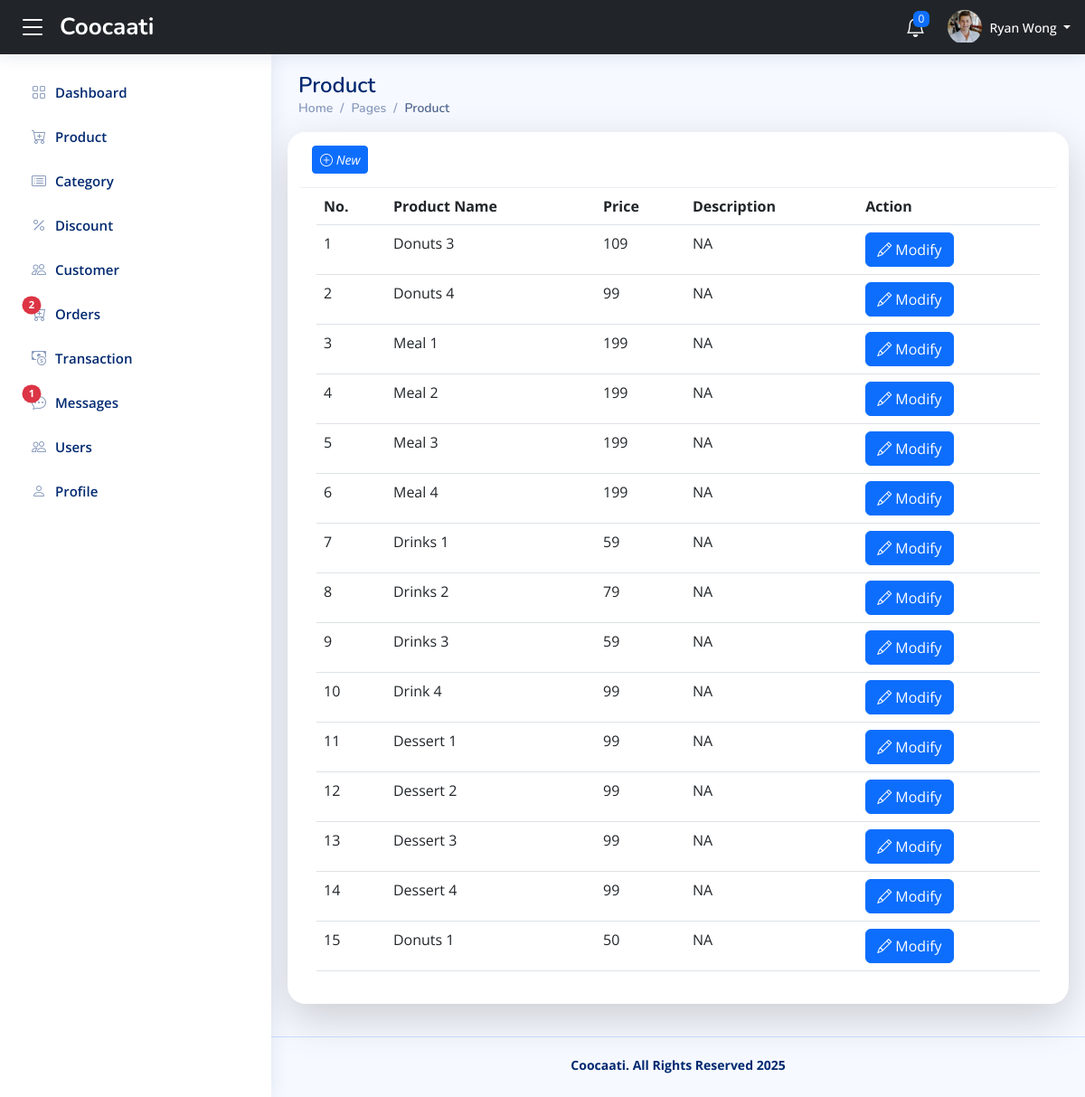
The app's page /admin/index.php?page=product (signed in) with its own data.
### tables this page shows
CREATE TABLE `user` (
  `user_id` int(11) NOT NULL,
  `fname` varchar(50) NOT NULL DEFAULT '0',
  `lname` varchar(50) NOT NULL DEFAULT '0',
  `uname` varchar(50) NOT NULL DEFAULT '0',
  `password` varchar(50) NOT NULL DEFAULT '0',
  `type` varchar(50) NOT NULL DEFAULT '0',
  `avatar` varchar(50) NOT NULL DEFAULT '0',
  `job` varchar(50) NOT NULL DEFAULT '0',
  `special_code` varchar(50) NOT NULL DEFAULT '0'
);

CREATE TABLE `product` (
  `prod_id` int(11) NOT NULL,
  `prod_name` varchar(50) NOT NULL DEFAULT '0',
  `prod_price` varchar(50) NOT NULL DEFAULT '0',
  `avatar` varchar(50) NOT NULL DEFAULT '0',
  `prod_desc` longtext NOT NULL DEFAULT '0',
  `cat_id` varchar(50) NOT NULL DEFAULT '0',
  `status` int(11) NOT NULL DEFAULT 0
);

### admin/index.php (called while the page is built, shortened)
<?php
include('assets/header.php');
include('assets/sidebar.php');
$page = isset($_GET['page']) ? $_GET['page'] : 'assets/index_body';
include $page.'.php';
include('assets/footer.php');
 ?>

### admin/include/database.php (called while the page is built, shortened)
<?php
 class database{
var $sql_string = '';
	private $conn;
	public function open_connection() {
		$this->conn = mysqli_connect(server,user,pass);
		if(!$this->conn){
			echo "Problem in database connection! Contact administrator!";
			exit();
		}else{
			$db_select = mysqli_select_db($this->conn, database_name);
		}
	}
	function setQuery($sql='') {
		$this->sql_string=$sql;
	}
	function executeQuery() {
		$result = mysqli_query($this->conn,$this->sql_string);
		return $result;
	}
	private function confirm_query($result) {
		return $result;
	}
	public function num_rows($result_set) {
		return mysqli_num_rows($result_set);
	}
	function loadSingleResult() {
		$cur = $this->executeQuery();
		while ($row = mysqli_fetch_object($cur)) {
			$data = $row;
		}
		return $data;
	}
}
$mydb = new database();
?>

### admin/include/member.php (called while the page is built, shortened)
<?php
require_once("database.php");
class user{
	function getUserData($user_id){
		global $mydb;
		if(!empty($user_id)){
			$mydb->setQuery("select * from user where user_id = {$user_id}");
			$cur = $mydb->executeQuery();
			$numrows = $mydb->num_rows($cur);
			if($numrows > 0){
				$found = $mydb->loadSingleResult();
				return $data = array(
					'account_name'=>$found->fname.' '.$found->lname,
					'job'=>$found->job,
					'type'=>$found->type,
					'avatar'=>$found->avatar,
					'fname'=>$found->fname,
					'lname'=>$found->lname,
					'monkey_name'=>$found->special_code
				);
			}
		}
		return false;
	}
}
 ?>

### admin/include/dashboard.php (called while the page is built, shortened)
<?php
require_once('database.php');
class dash{
    function getCountNotificationsToday(){
        global $mydb;
        $mydb->setQuery("select count(user_mID) as 'count' from user_message where date(date_message) = date(now()) and status = 0 limit 10");
        $cur = $mydb->executeQuery();
        $numrows = $mydb->num_rows($cur);
        if($numrows > 0){
            $found = $mydb->loadSingleResult();
            return $found->count;
        }
        return false;
    }
}
?>

### admin/product.php (the view, shortened to what this page needs)
<main id="main" class="main">
    <div class="pagetitle">
      <h1 >Product</h1>
      <nav>
        <ol class="breadcrumb">
          <li class="breadcrumb-item"><a href="<?php echo WEB_ROOT."/admin";  ?>"
          >Home</a></li>
          <li class="breadcrumb-item" >Pages</li>
          <li class="breadcrumb-item active" >Product</li>
        </ol>
      </nav>
    </div>
    <section class="section profile">
      <div class="row">
        <div class="card mb-3 shadow-lg" style="border-radius:20px;">
            <div class="card-header" style="border-radius:5px;">
              <button class="btn btn-sm btn-primary" data-bs-toggle="modal" data-bs-target="#AddModal" type="button"><i class="bi bi-plus-circle"> New</i></button>
            </div>
                <div class="card-body">
                  <div class="table-responsive">
                    <table class="table datatable" id="dataTable" width="100%" cellspacing="0">
                      <thead>
                        <tr>
                          <th>No.</th>
                          <th>Product Name</th>
                          <th>Price</th>
                          <th>Description</th>
                          <th>Action</th>
                        </tr>
                      </thead>
                      <tbody>
                        <?php
                        $data = getProduct();
                        if($data){
                        $i = 1;
                        foreach ($data as $res) { ?>
                        <tr>
                          <td><?php echo $i; ?></td>
                          <td><?php echo $res['prod_name']; ?></td>
                          <td><?php echo $res['prod_price']; ?></td>
                          <td><?php echo $res['prod_desc']; ?></td>
                          <td>
                            <button type="button" class="btn btn-primary bi bi-pencil" id="edit_prod" data-id="<?php echo $res['prod_id']; ?>"> Modify</button>
                          </td>
                        </tr>
                      <?php  $i++; }
                    }
                        ?>
                      </tbody>
                    </table>
                  </div>
                </div>
        </div>
      </div>
    </section>
  </main>
  <?php
function getProduct(){
  global $mydb;
  $mydb->setQuery("select * from product");
  $cur = $mydb->executeQuery();
  $numrows = $mydb->num_rows($cur);
  if($numrows > 0 ){
    return $cur;
  }else{
    return 0;
  }
}
   ?>

### admin/assets/header.php (shortened to what this page needs)
<?php
  $user_class = new user();
  $user_data = $user_class->getUserData($_SESSION['user_id']);
?>
<!DOCTYPE html>
<html lang="en">
<head>
  <link href="assets/vendor/bootstrap/css/bootstrap.min.css" rel="stylesheet">
  <link href="assets/vendor/bootstrap-icons/bootstrap-icons.css" rel="stylesheet">
  <link href="assets/vendor/boxicons/css/boxicons.min.css" rel="stylesheet">
  <link href="assets/vendor/quill/quill.snow.css" rel="stylesheet">
  <link href="assets/vendor/quill/quill.bubble.css" rel="stylesheet">
  <link href="assets/vendor/remixicon/remixicon.css" rel="stylesheet">
  <link href="assets/vendor/simple-datatables/style.css" rel="stylesheet">
  <link href="assets/css/style.css" rel="stylesheet">
</head>
<body>
  <header id="header" class="header fixed-top d-flex align-items-center bg-dark">
  <div class="d-flex align-items-center justify-content-between">
    <i class="bi bi-list toggle-sidebar-btn me-1" style="color: white; position: relative; left: -10px"></i>
    <a href="<?php echo WEB_ROOT."admin/"; ?>" class="logo d-flex align-items-center">
      <span class="d-none d-lg-block" style="color: white;">Coocaati</span>
    </a>
  </div>
    <nav class="header-nav ms-auto">
      <ul class="d-flex align-items-center">
        <li class="nav-item dropdown">
          <?php
              $dashboard_data = new dash();
              $notif_count_today = $dashboard_data->getCountNotificationsToday();
           ?>
           <?php
           if($user_data['type'] == 1){
            echo '
          <a class="nav-link nav-icon" href="#" data-bs-toggle="dropdown">
            <i class="bi bi-bell" style="color: white;"></i>
            <span class="badge bg-primary badge-number"> '.$notif_count_today.'</span>
          </a>
            ';
           }
            ?>
        </li>
        <li class="nav-item dropdown pe-3">
        <a class="nav-link nav-profile d-flex align-items-center pe-0" href="#" data-bs-toggle="dropdown">
          <div class="avatar-container" style="width: 38px; height: 38px; border-radius: 50%; overflow: hidden;">
              <img src="assets/avatar/<?php echo $user_data['avatar']; ?>" alt="Profile"
              style="width: 100%; height: 100%; object-fit: cover;">
          </div>
          <span class="d-none d-md-block dropdown-toggle ps-2" style="color: white; font-weight: 500;">
          <?php echo $_SESSION['account_name']; ?>
          </span>
        </a>
        </li>
      </ul>
    </nav>
  </header>

### admin/assets/css/style.css (style rules this page uses)
:root { scroll-behavior: smooth; }
body { font-family: "Open Sans", sans-serif; background: #f6f9ff; color: #444444; }
a { color: #4154f1; text-decoration: none; }
h1, h2, h3, h4, h5, h6 { font-family: "Nunito", sans-serif; }
#main { margin-top: 60px; padding: 20px 30px; transition: all 0.3s; }
.pagetitle { margin-bottom: 10px; }
.pagetitle h1 { font-size: 24px; margin-bottom: 0; font-weight: 600; color: #012970; }
.card { margin-bottom: 30px; border: none; border-radius: 5px; box-shadow: 0px 0 30px rgba(1, 41, 112, 0.1); }
.card-header, .card-footer { border-color: #ebeef4; background-color: #fff; color: #798eb3; padding: 15px; }
.card-body { padding: 0 20px 20px 20px; }
.breadcrumb { font-size: 14px; font-family: "Nunito", sans-serif; color: #899bbd; font-weight: 600; }
.breadcrumb a { color: #899bbd; transition: 0.3s; }
.breadcrumb .breadcrumb-item::before { color: #899bbd; }
.breadcrumb .active { color: #51678f; font-weight: 600; }
.logo { line-height: 1; }
@media (min-width: 1200px) { .logo { width: 280px; } }
.logo span { font-size: 26px; font-weight: 700; color: #012970; font-family: "Nunito", sans-serif; }
.header { transition: all 0.5s; z-index: 997; height: 60px; box-shadow: 0px 2px 20px rgba(1, 41, 112, 0.1); background-color: #fff; padding-left: 20px; }
.header .toggle-sidebar-btn { font-size: 32px; padding-left: 10px; cursor: pointer; color: #012970; }
.header-nav ul { list-style: none; }
.header-nav>ul { margin: 0; padding: 0; }
.header-nav .nav-icon { font-size: 22px; color: #012970; margin-right: 25px; position: relative; }
.header-nav .nav-profile { color: #012970; }
.header-nav .nav-profile img { max-height: 36px; }
.header-nav .nav-profile span { font-size: 14px; font-weight: 600; }
.header-nav .badge-number { position: absolute; inset: -2px -5px auto auto; font-weight: normal; font-size: 12px; padding: 3px 6px; }
@media (min-width: 1200px) { #main, #footer { margin-left: 300px; } }

### records on screen
user: avatar (picture)
product: prod_name "Donuts 3", prod_price "109", prod_desc "NA"
product: prod_name "Donuts 4", prod_price "99", prod_desc "NA"
product: prod_name "Meal 1", prod_price "199", prod_desc "NA"
product: prod_name "Meal 2", prod_price "199", prod_desc "NA"
product: prod_name "Meal 3", prod_price "199", prod_desc "NA"
product: prod_name "Meal 4", prod_price "199", prod_desc "NA"
product: prod_name "Drinks 1", prod_price "59", prod_desc "NA"
product: prod_name "Drinks 2", prod_price "79", prod_desc "NA"
product: prod_name "Drinks 3", prod_price "59", prod_desc "NA"
product: prod_name "Drink 4", prod_price "99", prod_desc "NA"
product: prod_name "Dessert 1", prod_price "99", prod_desc "NA"
product: prod_name "Dessert 2", prod_price "99", prod_desc "NA"
product: prod_name "Dessert 3", prod_price "99", prod_desc "NA"
product: prod_name "Dessert 4", prod_price "99", prod_desc "NA"
product: prod_name "Donuts 1", prod_price "50", prod_desc "NA"

### other values on screen
$notif_count_today "0"
$_SESSION['account_name'] "Ryan Wong"
$pendingOrderedCounts "2"
$notif_count "1"
